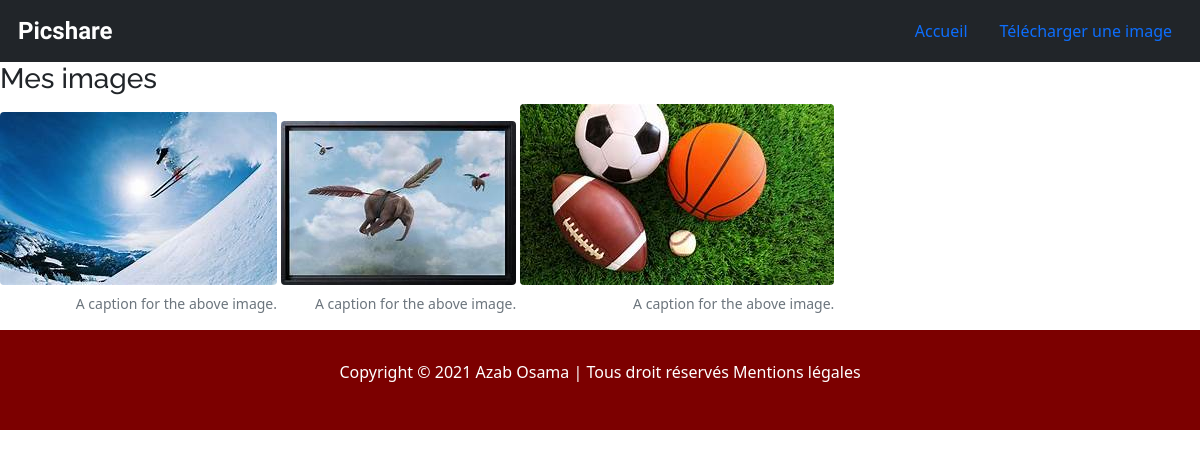
Before: / with the older database file.
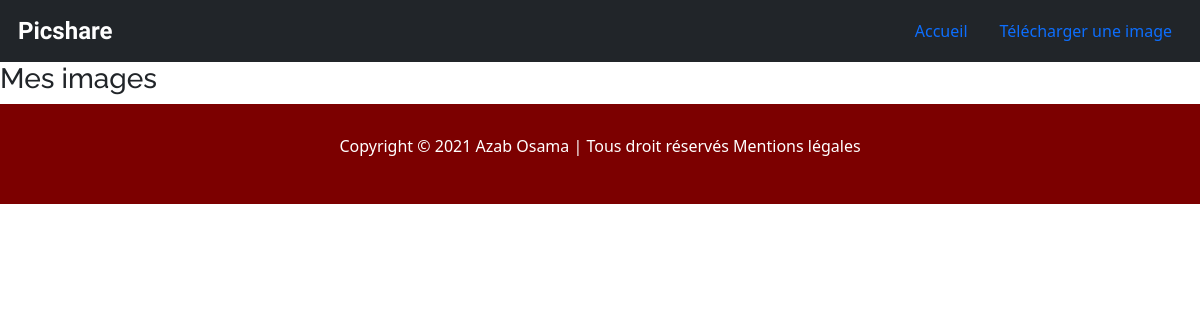
After: the same page with the newer database file.
### tables this page shows
CREATE TABLE pictures
               (id INTEGER PRIMARY KEY AUTOINCREMENT,
                path VARCHAR(250),
                title VARCHAR(200),
                description VARCHAR(200),
                creation_date datetime default (datetime(current_timestamp)),
                category_id INTEGER,
                user_id INTEGER,
                CONSTRAINT fk_categories
                FOREIGN KEY (category_id)
                REFERENCES categories(category_id),
                CONSTRAINT fk_users
                FOREIGN KEY (user_id)
                REFERENCES users(user_id));

### app.py (the view)
@app.route("/")
def index():
    db = get_db()
    pictures = db.execute("""SELECT path FROM pictures
                          ORDER BY creation_date DESC""")
    return render_template('index.html', all_pictures=pictures)

### app.py (called while the page is built)
def get_db():
    db = getattr(g, '_database', None)
    if db is None:
        db = g._database = sqlite3.connect(DATABASE)
    return db

### templates/index.html (shortened to what this page needs)
<!DOCTYPE html lang="fr">
<html>
<head>
    <link rel="stylesheet " type="text/css " href="{{ url_for('static', filename='bootstrap-5.0.0-beta2-dist/css/bootstrap.min.css') }}">
    <link rel="stylesheet " type="text/css " href="{{ url_for('static', filename='css/layout.css') }}">
</head>
<body>
    <div class="menu">
        {% include 'partials/nav.html' %} {% block container %}
    </div>
    <div class="clearfix">
        <h3>Mes images</h3>
        {% for picture in all_pictures %}
        <figure class="figure">
            <img src="{{ config['UPLOAD_FOLDER'] }}/{{ picture[0] }}" class="figure-img img-fluid rounded">
            <figcaption class="figure-caption text-end">A caption for the above image.</figcaption>
        </figure>
        {% endfor %}
    </div>
    {% endblock %}
    <footer class="footer">
        <p class="footer-text">Copyright © 2021 Azab Osama | Tous droit réservés Mentions légales</p>
    </footer>
</body>
</html>

### templates/partials/nav.html
<nav class="navbar navbar-dark bg-dark">
    <div class="container-fluid">
        <a class="navbar-brand logo_title title" href="{{url_for('index')}}">
            <img src="https://img.icons8.com/windows/64/ffffff/controller.png" alt="" class="d-inline align-top"> Picshare
        </a>
        <ul class="nav justify-content-end">
            <li class="nav-item">
                <a class="nav-link active" aria-current="page" href="{{url_for('index')}}">Accueil</a>
            </li>
            <li class="nav-item">
                <a class="nav-link" href="{{url_for('upload')}}">Télécharger une image</a>
            </li>
        </ul>
    </div>
</nav>

### static/css/layout.css (style rules this page uses)
* { margin: 0; padding: 0; font: 'Raleway', sans-serif; }
h1, h2, h3, h4, h5, h6 { font-family: 'Raleway', sans-serif; }
.menu { width: 100%; background-color: black; color: white; display: block; }
.title { font-family: 'DotGothic16', sans-serif; font-weight: bold; font-size: 1.5em; }
.footer { height: 100px; width: 100%; background-color: #7c0000; display: flex; }
.footer-text { display: flex; align-items: center; justify-content: center; width: 100%; color: #ffffff; }

Changed rows visible on the page:
removed pictures: path (picture)
removed pictures: path (picture)
removed pictures: path (picture)
